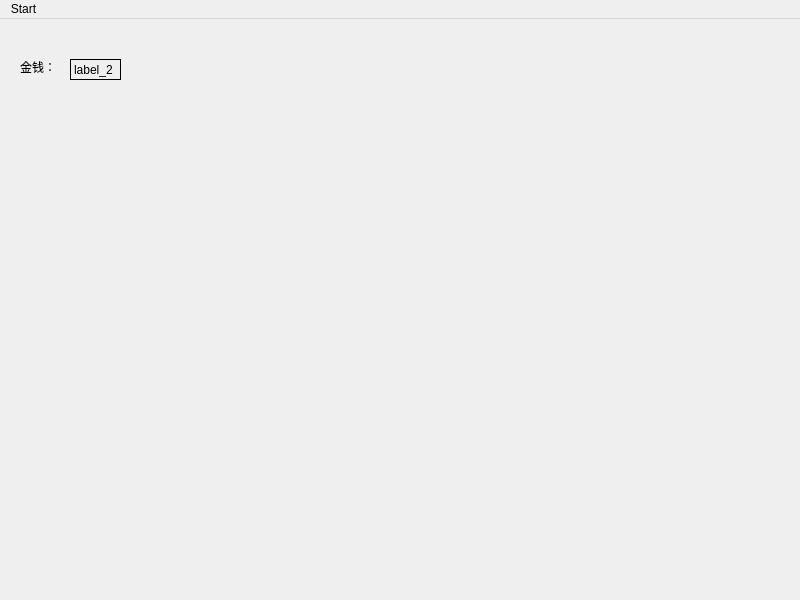
<?xml version="1.0" encoding="UTF-8"?>
<ui version="4.0">
 <class>MainScene</class>
 <widget class="QMainWindow" name="MainScene">
  <property name="geometry">
   <rect>
    <x>0</x>
    <y>0</y>
    <width>800</width>
    <height>600</height>
   </rect>
  </property>
  <property name="windowTitle">
   <string>MainScene</string>
  </property>
  <widget class="QWidget" name="centralwidget">
   <widget class="QLabel" name="label">
    <property name="geometry">
     <rect>
      <x>-50</x>
      <y>-140</y>
      <width>1191</width>
      <height>651</height>
     </rect>
    </property>
    <property name="text">
     <string>&lt;html&gt;&lt;head/&gt;&lt;body&gt;&lt;p&gt;&lt;img src=&quot;:/image/map3.png&quot;/&gt;&lt;/p&gt;&lt;/body&gt;&lt;/html&gt;</string>
    </property>
   </widget>
   <widget class="QLabel" name="label_2">
    <property name="geometry">
     <rect>
      <x>70</x>
      <y>40</y>
      <width>51</width>
      <height>21</height>
     </rect>
    </property>
    <property name="frameShape">
     <enum>QFrame::Box</enum>
    </property>
    <property name="text">
     <string>label_2</string>
    </property>
   </widget>
   <widget class="QLabel" name="label_3">
    <property name="geometry">
     <rect>
      <x>20</x>
      <y>40</y>
      <width>41</width>
      <height>16</height>
     </rect>
    </property>
    <property name="text">
     <string>金钱：</string>
    </property>
   </widget>
  </widget>
  <widget class="QMenuBar" name="menubar">
   <property name="geometry">
    <rect>
     <x>0</x>
     <y>0</y>
     <width>800</width>
     <height>26</height>
    </rect>
   </property>
   <widget class="QMenu" name="menuStart">
    <property name="title">
     <string>Start</string>
    </property>
    <addaction name="actionquit"/>
   </widget>
   <addaction name="menuStart"/>
  </widget>
  <action name="actionquit">
   <property name="text">
    <string>Back</string>
   </property>
  </action>
 </widget>
 <resources/>
 <connections/>
</ui>
